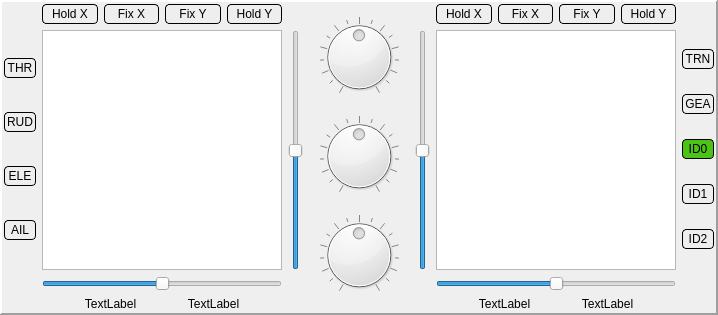
    <widget class="QFrame" name="controlFrame">
     <property name="frameShape">
      <enum>QFrame::Panel</enum>
     </property>
     <property name="frameShadow">
      <enum>QFrame::Raised</enum>
     </property>
     <property name="lineWidth">
      <number>2</number>
     </property>
     <layout class="QHBoxLayout" name="horizontalLayout_5">
      <property name="margin">
       <number>2</number>
      </property>
      <item>
       <layout class="QGridLayout" name="gridLayout" columnstretch="0,0,0">
        <item row="1" column="2">
         <widget class="QSlider" name="trimVLeft">
          <property name="sizePolicy">
           <sizepolicy hsizetype="Fixed" vsizetype="Fixed">
            <horstretch>0</horstretch>
            <verstretch>0</verstretch>
           </sizepolicy>
          </property>
          <property name="minimumSize">
           <size>
            <width>0</width>
            <height>240</height>
           </size>
          </property>
          <property name="minimum">
           <number>-125</number>
          </property>
          <property name="maximum">
           <number>125</number>
          </property>
          <property name="orientation">
           <enum>Qt::Vertical</enum>
          </property>
         </widget>
        </item>
        <item row="1" column="1">
         <widget class="QGraphicsView" name="leftStick">
          <property name="sizePolicy">
           <sizepolicy hsizetype="Fixed" vsizetype="Fixed">
            <horstretch>0</horstretch>
            <verstretch>0</verstretch>
           </sizepolicy>
          </property>
          <property name="minimumSize">
           <size>
            <width>240</width>
            <height>240</height>
           </size>
          </property>
          <property name="maximumSize">
           <size>
            <width>240</width>
            <height>240</height>
           </size>
          </property>
          <property name="verticalScrollBarPolicy">
           <enum>Qt::ScrollBarAlwaysOff</enum>
          </property>
          <property name="horizontalScrollBarPolicy">
           <enum>Qt::ScrollBarAlwaysOff</enum>
          </property>
          <property name="alignment">
           <set>Qt::AlignCenter</set>
          </property>
         </widget>
        </item>
        <item row="1" column="0">
         <layout class="QVBoxLayout" name="verticalLayout">
          <property name="bottomMargin">
           <number>0</number>
          </property>
          <item>
           <widget class="QPushButton" name="switchTHR">
            <property name="autoFillBackground">
             <bool>false</bool>
            </property>
            <property name="styleSheet">
             <string notr="true">QPushButton {
     background-color: #EEEEEE;
     border-style: outset;
     border-width: 1px;
     border-radius: 4px;
     border-color: black;
     padding: 2px;
 } 

QPushButton:checked {
     background-color: #4CC417;
     border-style: inset;
 }</string>
            </property>
            <property name="text">
             <string>THR</string>
            </property>
            <property name="checkable">
             <bool>true</bool>
            </property>
           </widget>
          </item>
          <item>
           <widget class="QPushButton" name="switchRUD">
            <property name="styleSheet">
             <string notr="true">QPushButton {
     background-color: #EEEEEE;
     border-style: outset;
     border-width: 1px;
     border-radius: 4px;
     border-color: black;
     padding: 2px;
 } 

QPushButton:checked {
     background-color: #4CC417;
     border-style: inset;
 }</string>
            </property>
            <property name="text">
             <string>RUD</string>
            </property>
            <property name="checkable">
             <bool>true</bool>
            </property>
           </widget>
          </item>
          <item>
           <widget class="QPushButton" name="switchELE">
            <property name="styleSheet">
             <string notr="true">QPushButton {
     background-color: #EEEEEE;
     border-style: outset;
     border-width: 1px;
     border-radius: 4px;
     border-color: black;
     padding: 2px;
 } 

QPushButton:checked {
     background-color: #4CC417;
     border-style: inset;
 }</string>
            </property>
            <property name="text">
             <string>ELE</string>
            </property>
            <property name="checkable">
             <bool>true</bool>
            </property>
           </widget>
          </item>
          <item>
           <widget class="QPushButton" name="switchAIL">
            <property name="styleSheet">
             <string notr="true">QPushButton {
     background-color: #EEEEEE;
     border-style: outset;
     border-width: 1px;
     border-radius: 4px;
     border-color: black;
     padding: 2px;
 } 

QPushButton:checked {
     background-color: #4CC417;
     border-style: inset;
 }</string>
            </property>
            <property name="text">
             <string>AIL</string>
            </property>
            <property name="checkable">
             <bool>true</bool>
            </property>
           </widget>
          </item>
         </layout>
        </item>
        <item row="0" column="1">
         <layout class="QHBoxLayout" name="horizontalLayout_3">
          <item>
           <widget class="QPushButton" name="holdLeftX">
            <property name="styleSheet">
             <string notr="true">QPushButton {
     background-color: #EEEEEE;
     border-style: outset;
     border-width: 1px;
     border-radius: 4px;
     border-color: black;
     padding: 2px;
 } 

QPushButton:checked {
     background-color: #4CC417;
     border-style: inset;
 }</string>
            </property>
            <property name="text">
             <string>Hold X</string>
            </property>
            <property name="checkable">
             <bool>true</bool>
            </property>
           </widget>
          </item>
          <item>
           <widget class="QPushButton" name="FixLeftX">
            <property name="styleSheet">
             <string notr="true">QPushButton {
     background-color: #EEEEEE;
     border-style: outset;
     border-width: 1px;
     border-radius: 4px;
     border-color: black;
     padding: 2px;
 } 

QPushButton:checked {
     background-color: #4CC417;
     border-style: inset;
 }</string>
            </property>
            <property name="text">
             <string>Fix X</string>
            </property>
            <property name="checkable">
             <bool>true</bool>
            </property>
           </widget>
          </item>
          <item>
           <widget class="QPushButton" name="FixLeftY">
            <property name="styleSheet">
             <string notr="true">QPushButton {
     background-color: #EEEEEE;
     border-style: outset;
     border-width: 1px;
     border-radius: 4px;
     border-color: black;
     padding: 2px;
 } 

QPushButton:checked {
     background-color: #4CC417;
     border-style: inset;
 }</string>
            </property>
            <property name="text">
             <string>Fix Y</string>
            </property>
            <property name="checkable">
             <bool>true</bool>
            </property>
           </widget>
          </item>
          <item>
           <widget class="QPushButton" name="holdLeftY">
            <property name="styleSheet">
             <string notr="true">QPushButton {
     background-color: #EEEEEE;
     border-style: outset;
     border-width: 1px;
     border-radius: 4px;
     border-color: black;
     padding: 2px;
 } 

QPushButton:checked {
     background-color: #4CC417;
     border-style: inset;
 }</string>
            </property>
            <property name="text">
             <string>Hold Y</string>
            </property>
            <property name="checkable">
             <bool>true</bool>
            </property>
           </widget>
          </item>
         </layout>
        </item>
        <item row="7" column="1">
         <layout class="QHBoxLayout" name="horizontalLayout_6">
          <property name="leftMargin">
           <number>20</number>
          </property>
          <property name="rightMargin">
           <number>20</number>
          </property>
          <item>
           <widget class="QLabel" name="leftXPerc">
            <property name="text">
             <string>TextLabel</string>
            </property>
            <property name="alignment">
             <set>Qt::AlignCenter</set>
            </property>
           </widget>
          </item>
          <item>
           <widget class="QLabel" name="leftYPerc">
            <property name="text">
             <string>TextLabel</string>
            </property>
            <property name="alignment">
             <set>Qt::AlignCenter</set>
            </property>
           </widget>
          </item>
         </layout>
        </item>
        <item row="2" column="1">
         <widget class="QSlider" name="trimHLeft">
          <property name="sizePolicy">
           <sizepolicy hsizetype="Fixed" vsizetype="Fixed">
            <horstretch>0</horstretch>
            <verstretch>0</verstretch>
           </sizepolicy>
          </property>
          <property name="minimumSize">
           <size>
            <width>240</width>
            <height>0</height>
           </size>
          </property>
          <property name="minimum">
           <number>-125</number>
          </property>
          <property name="maximum">
           <number>125</number>
          </property>
          <property name="orientation">
           <enum>Qt::Horizontal</enum>
          </property>
         </widget>
        </item>
       </layout>
      </item>
      <item>
       <layout class="QVBoxLayout" name="verticalLayout_30">
        <item>
         <widget class="QDial" name="dialP_1">
          <property name="sizePolicy">
           <sizepolicy hsizetype="Preferred" vsizetype="Preferred">
            <horstretch>0</horstretch>
            <verstretch>0</verstretch>
           </sizepolicy>
          </property>
          <property name="minimumSize">
           <size>
            <width>0</width>
            <height>80</height>
           </size>
          </property>
          <property name="maximumSize">
           <size>
            <width>16777215</width>
            <height>80</height>
           </size>
          </property>
          <property name="toolTip">
           <string>P1</string>
          </property>
          <property name="minimum">
           <number>-1024</number>
          </property>
          <property name="maximum">
           <number>1024</number>
          </property>
          <property name="pageStep">
           <number>128</number>
          </property>
          <property name="notchTarget">
           <double>64.000000000000000</double>
          </property>
          <property name="notchesVisible">
           <bool>true</bool>
          </property>
         </widget>
        </item>
        <item>
         <widget class="QDial" name="dialP_2">
          <property name="sizePolicy">
           <sizepolicy hsizetype="Preferred" vsizetype="Preferred">
            <horstretch>0</horstretch>
            <verstretch>0</verstretch>
           </sizepolicy>
          </property>
          <property name="minimumSize">
           <size>
            <width>0</width>
            <height>80</height>
           </size>
          </property>
          <property name="maximumSize">
           <size>
            <width>16777215</width>
            <height>80</height>
           </size>
          </property>
          <property name="toolTip">
           <string>P2</string>
          </property>
          <property name="minimum">
           <number>-1024</number>
          </property>
          <property name="maximum">
           <number>1024</number>
          </property>
          <property name="pageStep">
           <number>128</number>
          </property>
          <property name="invertedAppearance">
           <bool>false</bool>
          </property>
          <property name="notchTarget">
           <double>64.000000000000000</double>
          </property>
          <property name="notchesVisible">
           <bool>true</bool>
          </property>
         </widget>
        </item>
        <item>
         <widget class="QDial" name="dialP_3">
          <property name="sizePolicy">
           <sizepolicy hsizetype="Preferred" vsizetype="Preferred">
            <horstretch>0</horstretch>
            <verstretch>0</verstretch>
           </sizepolicy>
          </property>
          <property name="minimumSize">
           <size>
            <width>0</width>
            <height>80</height>
           </size>
          </property>
          <property name="maximumSize">
           <size>
            <width>16777215</width>
            <height>80</height>
           </size>
          </property>
          <property name="toolTip">
           <string>P3</string>
          </property>
          <property name="minimum">
           <number>-1024</number>
          </property>
          <property name="maximum">
           <number>1024</number>
          </property>
          <property name="pageStep">
           <number>128</number>
          </property>
          <property name="notchTarget">
           <double>64.000000000000000</double>
          </property>
          <property name="notchesVisible">
           <bool>true</bool>
          </property>
         </widget>
        </item>
       </layout>
      </item>
      <item>
       <layout class="QGridLayout" name="gridLayout_2" columnstretch="0,0,0">
        <item row="1" column="0">
         <widget class="QSlider" name="trimVRight">
          <property name="sizePolicy">
           <sizepolicy hsizetype="Fixed" vsizetype="Fixed">
            <horstretch>0</horstretch>
            <verstretch>0</verstretch>
           </sizepolicy>
          </property>
          <property name="minimumSize">
           <size>
            <width>0</width>
            <height>240</height>
           </size>
          </property>
          <property name="minimum">
           <number>-125</number>
          </property>
          <property name="maximum">
           <number>125</number>
          </property>
          <property name="orientation">
           <enum>Qt::Vertical</enum>
          </property>
         </widget>
        </item>
        <item row="1" column="1">
         <widget class="QGraphicsView" name="rightStick">
          <property name="sizePolicy">
           <sizepolicy hsizetype="Fixed" vsizetype="Fixed">
            <horstretch>0</horstretch>
            <verstretch>0</verstretch>
           </sizepolicy>
          </property>
          <property name="minimumSize">
           <size>
            <width>240</width>
            <height>240</height>
           </size>
          </property>
          <property name="maximumSize">
           <size>
            <width>240</width>
            <height>240</height>
           </size>
          </property>
          <property name="verticalScrollBarPolicy">
           <enum>Qt::ScrollBarAlwaysOff</enum>
          </property>
          <property name="horizontalScrollBarPolicy">
           <enum>Qt::ScrollBarAlwaysOff</enum>
          </property>
          <property name="alignment">
           <set>Qt::AlignCenter</set>
          </property>
         </widget>
        </item>
        <item row="1" column="2">
         <layout class="QVBoxLayout" name="verticalLayout_2">
          <item>
           <widget class="QPushButton" name="switchTRN">
            <property name="minimumSize">
             <size>
              <width>27</width>
              <height>0</height>
             </size>
            </property>
            <property name="styleSheet">
             <string notr="true">QPushButton {
     background-color: #EEEEEE;
     border-style: outset;
     border-width: 1px;
     border-radius: 4px;
     border-color: black;
     padding: 2px;
 } 

QPushButton:pressed {
     background-color: #4CC417;
     border-style: inset;
 }</string>
            </property>
            <property name="text">
             <string>TRN</string>
            </property>
           </widget>
          </item>
          <item>
           <widget class="QPushButton" name="switchGEA">
            <property name="styleSheet">
             <string notr="true">QPushButton {
     background-color: #EEEEEE;
     border-style: outset;
     border-width: 1px;
     border-radius: 4px;
     border-color: black;
     padding: 2px;
 } 

QPushButton:checked {
     background-color: #4CC417;
     border-style: inset;
 }</string>
            </property>
            <property name="text">
             <string>GEA</string>
            </property>
            <property name="checkable">
             <bool>true</bool>
            </property>
            <property name="checked">
             <bool>false</bool>
            </property>
            <property name="autoExclusive">
             <bool>false</bool>
            </property>
           </widget>
          </item>
          <item>
           <widget class="QPushButton" name="switchID0">
            <property name="styleSheet">
             <string notr="true">QPushButton {
     background-color: #EEEEEE;
     border-style: outset;
     border-width: 1px;
     border-radius: 4px;
     border-color: black;
     padding: 2px;
 } 

QPushButton:checked {
     background-color: #4CC417;
     border-style: inset;
 }</string>
            </property>
            <property name="text">
             <string>ID0</string>
            </property>
            <property name="checkable">
             <bool>true</bool>
            </property>
            <property name="checked">
             <bool>true</bool>
            </property>
            <property name="autoExclusive">
             <bool>true</bool>
            </property>
           </widget>
          </item>
          <item>
           <widget class="QPushButton" name="switchID1">
            <property name="styleSheet">
             <string notr="true">QPushButton {
     background-color: #EEEEEE;
     border-style: outset;
     border-width: 1px;
     border-radius: 4px;
     border-color: black;
     padding: 2px;
 } 

QPushButton:checked {
     background-color: #4CC417;
     border-style: inset;
 }</string>
            </property>
            <property name="text">
             <string>ID1</string>
            </property>
            <property name="checkable">
             <bool>true</bool>
            </property>
            <property name="autoExclusive">
             <bool>true</bool>
            </property>
           </widget>
          </item>
          <item>
           <widget class="QPushButton" name="switchID2">
            <property name="styleSheet">
             <string notr="true">QPushButton {
     background-color: #EEEEEE;
     border-style: outset;
     border-width: 1px;
     border-radius: 4px;
     border-color: black;
     padding: 2px;
 } 

QPushButton:checked {
     background-color: #4CC417;
     border-style: inset;
 }</string>
            </property>
            <property name="text">
             <string>ID2</string>
            </property>
            <property name="checkable">
             <bool>true</bool>
            </property>
            <property name="autoExclusive">
             <bool>true</bool>
            </property>
           </widget>
          </item>
         </layout>
        </item>
        <item row="0" column="1">
         <layout class="QHBoxLayout" name="horizontalLayout_4">
          <item>
           <widget class="QPushButton" name="holdRightX">
            <property name="styleSheet">
             <string notr="true">QPushButton {
     background-color: #EEEEEE;
     border-style: outset;
     border-width: 1px;
     border-radius: 4px;
     border-color: black;
     padding: 2px;
 } 

QPushButton:checked {
     background-color: #4CC417;
     border-style: inset;
 }</string>
            </property>
            <property name="text">
             <string>Hold X</string>
            </property>
            <property name="checkable">
             <bool>true</bool>
            </property>
           </widget>
          </item>
          <item>
           <widget class="QPushButton" name="FixRightX">
            <property name="styleSheet">
             <string notr="true">QPushButton {
     background-color: #EEEEEE;
     border-style: outset;
     border-width: 1px;
     border-radius: 4px;
     border-color: black;
     padding: 2px;
 } 

QPushButton:checked {
     background-color: #4CC417;
     border-style: inset;
 }</string>
            </property>
            <property name="text">
             <string>Fix X</string>
            </property>
            <property name="checkable">
             <bool>true</bool>
            </property>
           </widget>
          </item>
          <item>
           <widget class="QPushButton" name="FixRightY">
            <property name="styleSheet">
             <string notr="true">QPushButton {
     background-color: #EEEEEE;
     border-style: outset;
     border-width: 1px;
     border-radius: 4px;
     border-color: black;
     padding: 2px;
 } 

QPushButton:checked {
     background-color: #4CC417;
     border-style: inset;
 }</string>
            </property>
            <property name="text">
             <string>Fix Y</string>
            </property>
            <property name="checkable">
             <bool>true</bool>
            </property>
           </widget>
          </item>
          <item>
           <widget class="QPushButton" name="holdRightY">
            <property name="styleSheet">
             <string notr="true">QPushButton {
     background-color: #EEEEEE;
     border-style: outset;
     border-width: 1px;
     border-radius: 4px;
     border-color: black;
     padding: 2px;
 } 

QPushButton:checked {
     background-color: #4CC417;
     border-style: inset;
 }</string>
            </property>
            <property name="text">
             <string>Hold Y</string>
            </property>
            <property name="checkable">
             <bool>true</bool>
            </property>
           </widget>
          </item>
         </layout>
        </item>
        <item row="3" column="1">
         <layout class="QHBoxLayout" name="horizontalLayout_7">
          <property name="leftMargin">
           <number>20</number>
          </property>
          <property name="rightMargin">
           <number>20</number>
          </property>
          <item>
           <widget class="QLabel" name="rightXPerc">
            <property name="text">
             <string>TextLabel</string>
            </property>
            <property name="alignment">
             <set>Qt::AlignCenter</set>
            </property>
           </widget>
          </item>
          <item>
           <widget class="QLabel" name="rightYPerc">
            <property name="text">
             <string>TextLabel</string>
            </property>
            <property name="alignment">
             <set>Qt::AlignCenter</set>
            </property>
           </widget>
          </item>
         </layout>
        </item>
        <item row="2" column="1">
         <widget class="QSlider" name="trimHRight">
          <property name="sizePolicy">
           <sizepolicy hsizetype="Fixed" vsizetype="Fixed">
            <horstretch>0</horstretch>
            <verstretch>0</verstretch>
           </sizepolicy>
          </property>
          <property name="minimumSize">
           <size>
            <width>240</width>
            <height>0</height>
           </size>
          </property>
          <property name="minimum">
           <number>-125</number>
          </property>
          <property name="maximum">
           <number>125</number>
          </property>
          <property name="orientation">
           <enum>Qt::Horizontal</enum>
          </property>
         </widget>
        </item>
       </layout>
      </item>
     </layout>
    </widget>
